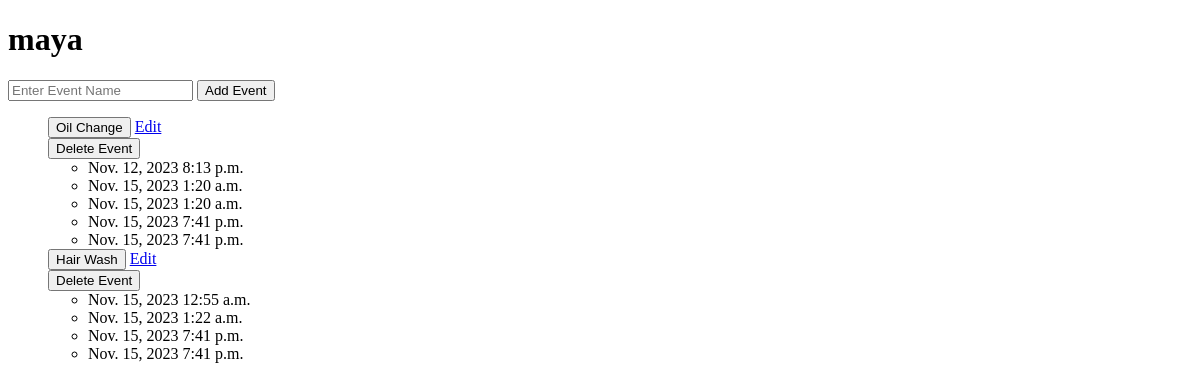
/events/, run on an earlier commit of the app's database.
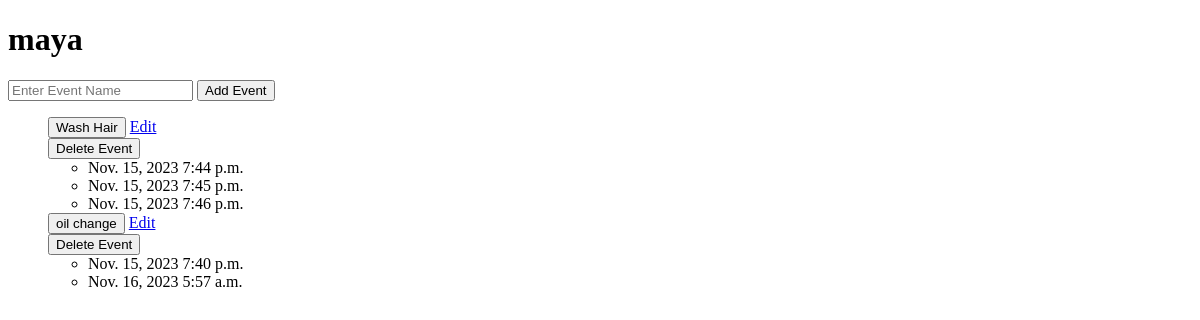
And on a later commit of the database.
### events/models.py (models this page shows, shortened)
class Event(models.Model):
    name = models.CharField(max_length=400)
    def __str__(self):
        return f"{self.name}"

class EventDetail(models.Model):
    timestamp =  models.DateTimeField(default=timezone.now)
    event = models.ForeignKey(Event, on_delete=models.SET_NULL, null=True)

### events/views.py (the view)
# urls.py: path('', views.index, name="index"),
def index(request):
    events = Event.objects.prefetch_related('eventdetail_set').all()
    return render(request, "landing/base.html", {'events': events})

### events/templates/landing/base.html (shortened to what this page needs)
<!DOCTYPE html>
<!DOCTYPE html>
<html>
<head>
</head>
<body>
    <h1>maya</h1>
    <form method="post" action="{% url 'events:add_event' %}">
        <input type="text" name="event_name" id="event_name" placeholder="Enter Event Name">
        <button type="submit">Add Event</button>
    </form>
    <ul>
        {% for event in events %}
        <form method="post" action="{% url 'events:add_timestamp' event.id %}">
            <button type="submit">{{ event }}</button>
            <a href="{% url 'events:edit_event' event.id %}">Edit</a>
        </form>
        <form method="post" action="{% url 'events:delete_event' event.id %}" style="display: inline;">
            <button type="submit">Delete Event</button>
        </form>
                <ul>
                    {% for detail in event.eventdetail_set.all %}
                    <li>{{ detail.timestamp|date:"N j, Y g:i a" }}</li>
                    {% endfor %}
                </ul>
        {% endfor %}
    </ul>
</body>
</html>

What changed in the data, as far as the page shows it:
removed Event: name "Oil Change"
no longer on this page (row edited): EventDetail: timestamp "Nov. 12, 2023 8:13 p.m.", shown under "Oil Change"
no longer on this page (row edited): EventDetail: timestamp "Nov. 15, 2023 1:20 a.m.", shown under "Oil Change"
no longer on this page (row edited): EventDetail: timestamp "Nov. 15, 2023 1:20 a.m.", shown under "Oil Change"
no longer on this page (row edited): EventDetail: timestamp "Nov. 15, 2023 7:41 p.m.", shown under "Oil Change"
no longer on this page (row edited): EventDetail: timestamp "Nov. 15, 2023 7:41 p.m.", shown under "Oil Change"
removed Event: name "Hair Wash"
no longer on this page (row edited): EventDetail: timestamp "Nov. 15, 2023 12:55 a.m.", shown under "Hair Wash"
no longer on this page (row edited): EventDetail: timestamp "Nov. 15, 2023 1:22 a.m.", shown under "Hair Wash"
no longer on this page (row edited): EventDetail: timestamp "Nov. 15, 2023 7:41 p.m.", shown under "Hair Wash"
no longer on this page (row edited): EventDetail: timestamp "Nov. 15, 2023 7:41 p.m.", shown under "Hair Wash"
added Event: name "Wash Hair"
added EventDetail: timestamp "Nov. 15, 2023 7:44 p.m.", shown under "Wash Hair"
added EventDetail: timestamp "Nov. 15, 2023 7:45 p.m.", shown under "Wash Hair"
added EventDetail: timestamp "Nov. 15, 2023 7:46 p.m.", shown under "Wash Hair"
added Event: name "oil change"
added EventDetail: timestamp "Nov. 15, 2023 7:40 p.m.", shown under "oil change"
added EventDetail: timestamp "Nov. 16, 2023 5:57 a.m.", shown under "oil change"
